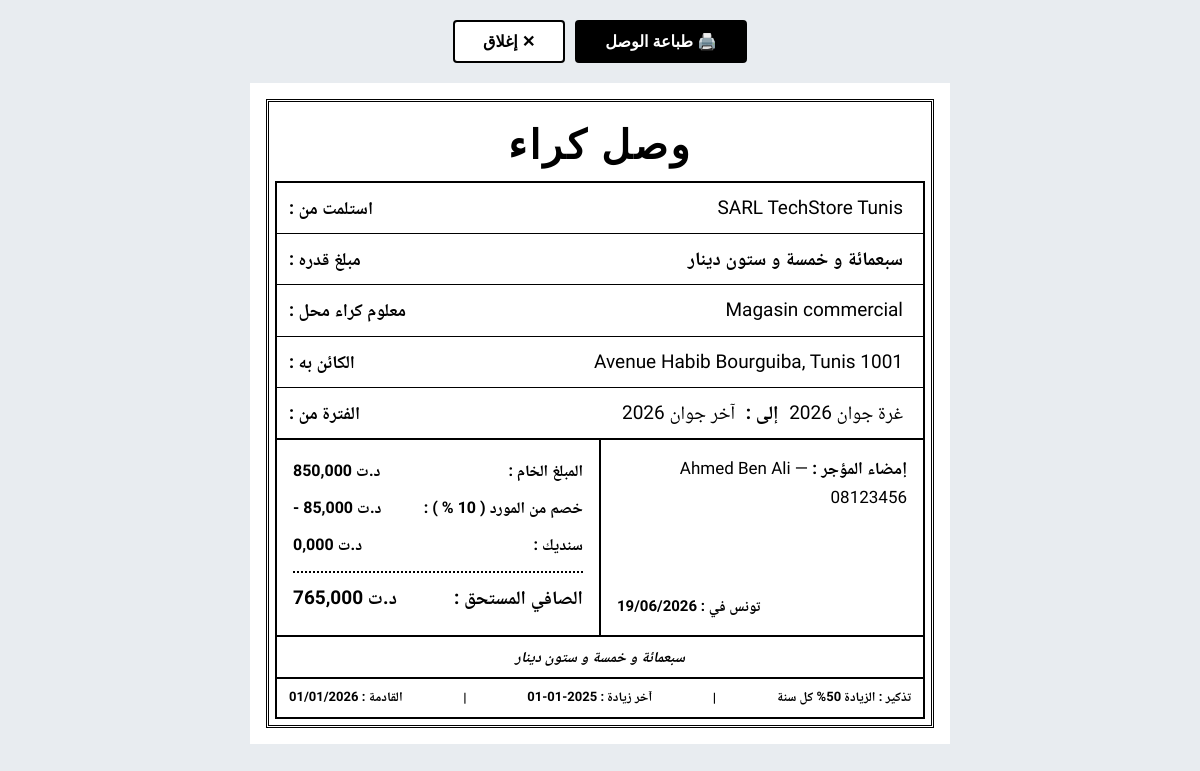
The app's page /modules/recu_format_new.php?id=1 with its own data.
### tables this page shows
CREATE TABLE IF NOT EXISTS `locataires` (
    `id`                         INT             NOT NULL AUTO_INCREMENT,
    `local_id`                   INT             NOT NULL,
    `nom`                        VARCHAR(255)    NOT NULL,
    `cin`                        VARCHAR(50)     NOT NULL DEFAULT '',
    `num_tel`                    VARCHAR(30)     NOT NULL DEFAULT '',
    `mf`                         VARCHAR(100)    NOT NULL DEFAULT '',
    `montant_mensuel`            DECIMAL(10,3)   NOT NULL DEFAULT 0.000,
    `frequence_paiement`         ENUM('mois','trimestre','semestre') NOT NULL DEFAULT 'mois',
    `retenue`                    TINYINT         NOT NULL DEFAULT 0,
    `augmentation_montant`       DECIMAL(10,3)   NOT NULL DEFAULT 0.000,
    `augmentation_periode`       ENUM('annee','deux_ans') NOT NULL DEFAULT 'annee',
    `type_local`                 VARCHAR(100)    NOT NULL DEFAULT '',
    `contrat_path`               VARCHAR(500)    DEFAULT NULL,
    `date_debut`                 DATE            NOT NULL,
    `date_derniere_augmentation` DATE            DEFAULT NULL,
    `actif`                      TINYINT         NOT NULL DEFAULT 1,
    `note`                       TEXT            DEFAULT NULL,
    `charges_additionnelles`     TEXT            DEFAULT NULL,
    `created_at`                 DATETIME        NOT NULL DEFAULT CURRENT_TIMESTAMP,
    PRIMARY KEY (`id`),
    CONSTRAINT `fk_locataire_local`
        FOREIGN KEY (`local_id`) REFERENCES `locaux`(`id`)
        ON DELETE RESTRICT ON UPDATE CASCADE
);

CREATE TABLE IF NOT EXISTS `locaux` (
    `id`                   INT           NOT NULL AUTO_INCREMENT,
    `nom_local`            VARCHAR(255)  NOT NULL,
    `adresse`              TEXT          NOT NULL,
    `proprietaire`         VARCHAR(255)  NOT NULL,
    `cin_mf_proprietaire`  VARCHAR(100)  NOT NULL DEFAULT '',
    `document_path`        VARCHAR(500)  DEFAULT NULL,
    `created_at`           DATETIME      NOT NULL DEFAULT CURRENT_TIMESTAMP,
    PRIMARY KEY (`id`)
);

### modules/recu_format_new.php (the view, shortened to what this page needs)
<?php
$pdo = getPDO();
$id = (int) ($_GET['id'] ?? 0);
$moisParam = $_GET['mois'] ?? date('Y-m');
[$year, $month] = array_map('intval', explode('-', $moisParam));
$st = $pdo->prepare(
  "SELECT l.*, loc.nom_local, loc.adresse, loc.proprietaire, loc.cin_mf_proprietaire
     FROM locataires l JOIN locaux loc ON l.local_id = loc.id
     WHERE l.id = ?"
);
$st->execute([$id]);
$l = $st->fetch();
$tenant_name = htmlspecialchars($l['nom']);
$local_type = htmlspecialchars($l['type_local']);
$address = htmlspecialchars($l['adresse']);
$owner_name = htmlspecialchars($l['proprietaire']);
$owner_cin = htmlspecialchars($l['cin_mf_proprietaire']);
switch ($l['frequence_paiement']) {
  default:
    $mult = 1;
    break;
}
$gross_amount = round((float) $l['montant_mensuel'] * $mult, 3);
$discount_pct = (int) $l['retenue'];
$discount_amount = round($gross_amount * $discount_pct / 100, 3);
$syndic = 0.000;
$sum_charges = 0.0;
$net_amount = round($gross_amount - $discount_amount - $syndic + $sum_charges, 3);
$months_ar_tbl = [
  1 => 'جانفي',
  2 => 'فيفري',
  3 => 'مارس',
  4 => 'أفريل',
  5 => 'ماي',
  6 => 'جوان',
  7 => 'جويلية',
  8 => 'أوت',
  9 => 'سبتمبر',
  10 => 'أكتوبر',
  11 => 'نوفمبر',
  12 => 'ديسمبر'
];
switch ($l['frequence_paiement']) {
  case 'mois':
    $debut = new DateTime(sprintf('%04d-%02d-01', $year, $month));
    $fin = (clone $debut)->modify('last day of this month');
    break;
}
function dayAr(int $day, DateTime $dt): string
{
  $last = (int) (clone $dt)->modify('last day of this month')->format('d');
  if ($day === 1)
    return 'غرة';
  if ($day === $last)
    return 'آخر';
  return (string) $day;
}
$period_end = dayAr((int) $fin->format('d'), $fin) . ' ' . $months_ar_tbl[(int) $fin->format('m')] . ' ' . $fin->format('Y');
$emission_date = date('d/m/Y');
$last_raise = htmlspecialchars($l['date_derniere_augmentation'] ?? '—');
$next_due = '—';
if ($l['date_derniere_augmentation']) {
  $lastA = new DateTime($l['date_derniere_augmentation']);
  $next_due = (clone $lastA)->modify($l['augmentation_periode'] === 'deux_ans' ? '+2 years' : '+1 year')->format('d/m/Y');
}
$aug_pct = number_format((float) $l['augmentation_montant'], 0);
$aug_period = $l['augmentation_periode'] === 'deux_ans' ? 'سنتين' : 'سنة';
function fmtTND(float $v): string
{
  return number_format($v, 3, ',', ' ') . ' د.ت';
}
?>
<!DOCTYPE html>
<html lang="ar" dir="rtl">
<head>
</head>
<body>
  <div class="no-print">
    <button class="btn-print" onclick="window.print()">🖨️ طباعة الوصل</button>
    <button class="btn-close" onclick="window.close()">✕ إغلاق</button>
  </div>
  <div class="receipt">
    <div class="receipt-outer-frame">
      <h1 class="receipt-title">وصل كراء</h1>
      <div class="receipt-inner-frame">
        <div class="receipt-row">
          <span class="label">استلمت من :</span>
          <span class="value"><?= $tenant_name ?></span>
        </div>
        <div class="receipt-row">
          <span class="label">مبلغ قدره :</span>
          <span class="value bold" id="lettres_body">—</span>
        </div>
        <div class="receipt-row">
          <span class="label">معلوم كراء محل :</span>
          <span class="value"><?= $local_type ?></span>
        </div>
        <div class="receipt-row">
          <span class="label">الكائن به :</span>
          <span class="value"><?= $address ?></span>
        </div>
        <div class="receipt-row">
          <span class="label">الفترة من :</span>
          <span class="value">
            <span class="period-separator">إلى :</span>
            <?= $period_end ?>
          </span>
        </div>
      </div>
      <div class="receipt-bottom">
        <div class="receipt-signature">
          <div class="sig-header">
            إمضاء المؤجر :
            <span class="owner-detail"><?= $owner_name ?> — <?= $owner_cin ?></span>
          </div>
          <div class="signature-space"></div>
          <div class="sig-date">تونس في : <?= $emission_date ?></div>
        </div>
        <div class="receipt-bottom-divider"></div>
        <div class="receipt-calc">
          <div class="calc-row">
            <span class="calc-label">المبلغ الخام :</span>
            <span class="calc-amount"><?= fmtTND($gross_amount) ?></span>
          </div>
          <?php if ($discount_pct > 0): ?>
            <div class="calc-row">
              <span class="calc-label">خصم من المورد ( <?= $discount_pct ?> % ) :</span>
              <span class="calc-amount">- <?= fmtTND($discount_amount) ?></span>
            </div>
          <?php endif; ?>
          <div class="calc-row">
            <span class="calc-label">سنديك :</span>
            <span class="calc-amount"><?= fmtTND($syndic) ?></span>
          </div>
          <hr class="calc-dotted-separator">
          <div class="calc-row calc-total">
            <span class="calc-label">الصافي المستحق :</span>
            <span class="calc-amount"><?= fmtTND($net_amount) ?></span>
          </div>
        </div>
      </div>
      <div class="receipt-amount-words" id="lettres_footer">—</div>
      <?php if ((float) $l['augmentation_montant'] > 0): ?>
        <div class="receipt-footer">
          <span>تذكير : الزيادة <?= $aug_pct ?>% كل <?= $aug_period ?></span>
          <span class="footer-sep">|</span>
          <span>آخر زيادة : <?= $last_raise ?></span>
          <span class="footer-sep">|</span>
          <span>القادمة : <?= $next_due ?></span>
        </div>
      <?php endif; ?>
    </div>
  </div>
</body>
</html>

### modules/recu_format_new.php (style rules this page uses)
*, *::before, *::after { box-sizing: border-box; margin: 0; padding: 0; }
body { font-family: 'Amiri', 'Traditional Arabic', 'Noto Naskh Arabic', serif; background: #e8ecf0; color: #000; direction: rtl; padding: 20px 12px 48px; -webkit-print-color-adjust: exact; print-color-adjust: exact; }
.no-print { display: flex; gap: 10px; justify-content: center; margin-bottom: 20px; }
.no-print button { font-family: 'Amiri', serif; font-size: 16px; font-weight: 700; padding: 10px 28px; border: 2px solid #000; border-radius: 4px; cursor: pointer; background: #fff; color: #000; transition: background .15s ease; }
.btn-print { background: #000 !important; color: #fff !important; }
.receipt { max-width: 700px; margin: 0 auto; background: #fff; padding: 16px; }
.receipt-outer-frame { border: 3px double #000; padding: 6px; }
.receipt-title { text-align: center; font-size: 40px; font-weight: 700; font-family: 'Amiri', serif; padding: 14px 0 12px; letter-spacing: 0.06em; color: #000; }
.receipt-inner-frame { border: 2px solid #000; }
.receipt-row { display: flex; flex-direction: row-reverse; justify-content: flex-start; align-items: baseline; padding: 8px 12px; border-bottom: 1px solid #000; font-size: 18px; line-height: 1.8; }
.receipt-row:last-child { border-bottom: none; }
.receipt-row .label { font-weight: 700; white-space: nowrap; flex-shrink: 0; color: #000; }
.receipt-row .value { flex: 1; text-align: right; direction: rtl; font-size: 19px; color: #000; padding-right: 8px; }
.receipt-row .value.bold { font-weight: 700; }
.receipt-row .value .period-separator { font-weight: 700; margin: 0 6px; }
.receipt-bottom { display: flex; border: 2px solid #000; border-top: none; min-height: 160px; }
.receipt-signature { flex: 1; padding: 14px 16px; display: flex; flex-direction: column; position: relative; }
.sig-header { font-size: 17px; font-weight: 700; color: #000; margin-bottom: 12px; line-height: 1.7; }
.sig-header .owner-detail { font-weight: 400; }
.signature-space { flex: 1; min-height: 60px; }
.sig-date { margin-top: auto; text-align: left; font-size: 15px; font-weight: 700; color: #000; }
.receipt-bottom-divider { width: 2px; background: #000; flex-shrink: 0; }
.receipt-calc { flex: 1; padding: 14px 16px; display: flex; flex-direction: column; justify-content: center; }
.calc-row { display: flex; justify-content: space-between; align-items: baseline; padding: 5px 0; font-size: 16px; color: #000; }
.calc-row .calc-label { font-weight: 600; white-space: nowrap; }
.calc-row .calc-amount { font-weight: 600; text-align: left; direction: ltr; unicode-bidi: embed; white-space: nowrap; padding-right: 4px; }
.calc-dotted-separator { border: none; border-top: 2px dotted #000; margin: 6px 0; }
.calc-row.calc-total { font-size: 19px; font-weight: 800; }
.calc-row.calc-total .calc-label { font-weight: 800; }
.calc-row.calc-total .calc-amount { font-weight: 800; font-size: 19px; }
.receipt-amount-words { text-align: center; font-size: 15px; font-weight: 700; font-style: italic; padding: 8px 12px; border: 2px solid #000; border-top: none; color: #000; line-height: 1.6; }
.receipt-footer { display: flex; justify-content: space-between; align-items: center; font-size: 13px; font-weight: 600; padding: 8px 12px; border: 2px solid #000; border-top: none; color: #000; flex-wrap: wrap; gap: 4px; }
.receipt-footer span { white-space: nowrap; }
.footer-sep { color: #000; margin: 0 2px; }

### records on screen
locataires: nom "SARL TechStore Tunis", type_local "Magasin commercial", local.adresse "Avenue Habib Bourguiba, Tunis 1001", local.proprietaire "Ahmed Ben Ali", local.cin_mf_proprietaire "08123456", fmtTND($gross_amount) "850,000 د.ت", fmtTND($discount_amount) "85,000 د.ت", fmtTND($net_amount) "765,000 د.ت", augmentation_montant "50", augmentation_periode "سنة", date_derniere_augmentation "2025-01-01", next_due "01/01/2026"

### other values on screen
$period_end "آخر جوان 2026"
fmtTND($syndic) "0,000 د.ت"
